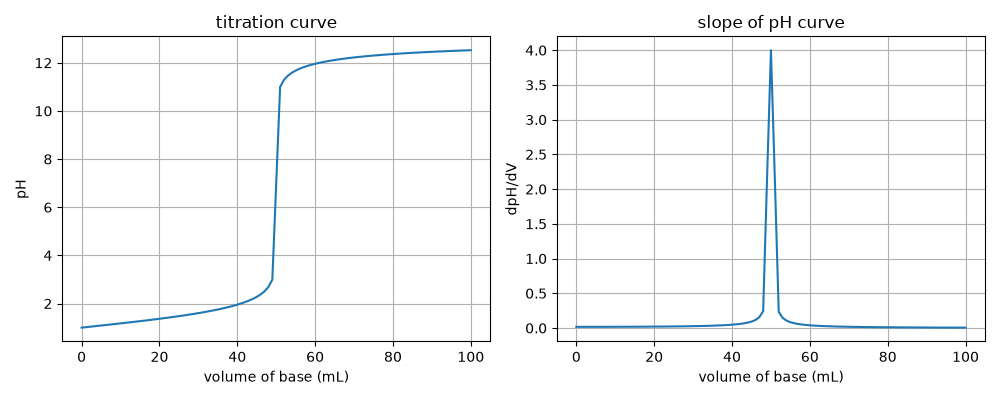

Source code (Python):
"""
PW2 Lab B Part 5 (bonus) -- find a titration's equivalence point.

titration.csv holds a titration curve: pH versus the volume of base added.
The equivalence point is the volume where the pH changes fastest (the steep
jump). Numerically, that is where the SLOPE of the pH curve is largest.
Run:  python titration.py
"""
import numpy as np
import matplotlib.pyplot as plt

# TODO 1: read titration.csv (columns volume_base, pH) into arrays V, pH.

data = np.loadtxt("titration.csv", delimiter=",", skiprows=1)
V = data[:, 0]
pH = data[:, 1]

# TODO 2: compute the slope of the pH curve with np.gradient(pH, V), and find
#         the volume where that slope is largest (np.argmax). That is the
#         equivalence point. Print it.

slope = np.gradient(pH, V)
i = np.argmax(slope)
equivalence_volume = V[i]
print(f"equivalence point: {equivalence_volume} mL")

# TODO 3: make two plots side by side: (left) pH vs volume with a line at the
#         equivalence point; (right) the slope vs volume, showing it peaks
#         at the equivalence point. Save as titration.png.

fig, ax = plt.subplots(1, 2, figsize=(10, 4))

# pH curve
ax[0].plot(V, pH)
ax[0].set_title("titration curve")
ax[0].set_xlabel("volume of base (mL)")
ax[0].set_ylabel("pH")
ax[0].grid()

# slope
ax[1].plot(V, slope)
ax[1].set_title("slope of pH curve")
ax[1].set_xlabel("volume of base (mL)")
ax[1].set_ylabel("dpH/dV")
ax[1].grid()

plt.tight_layout()
plt.savefig("titration.png")
plt.show()
